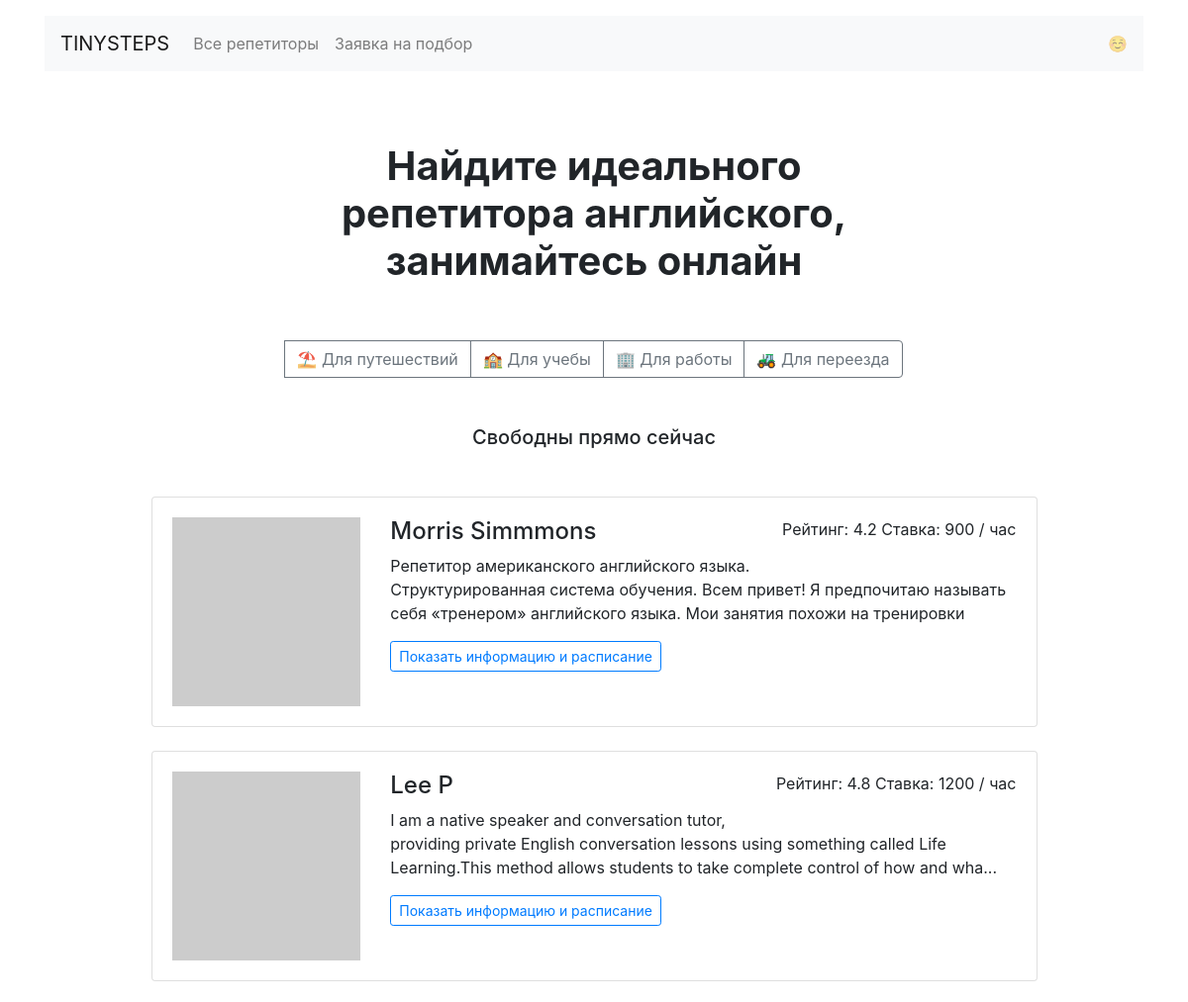
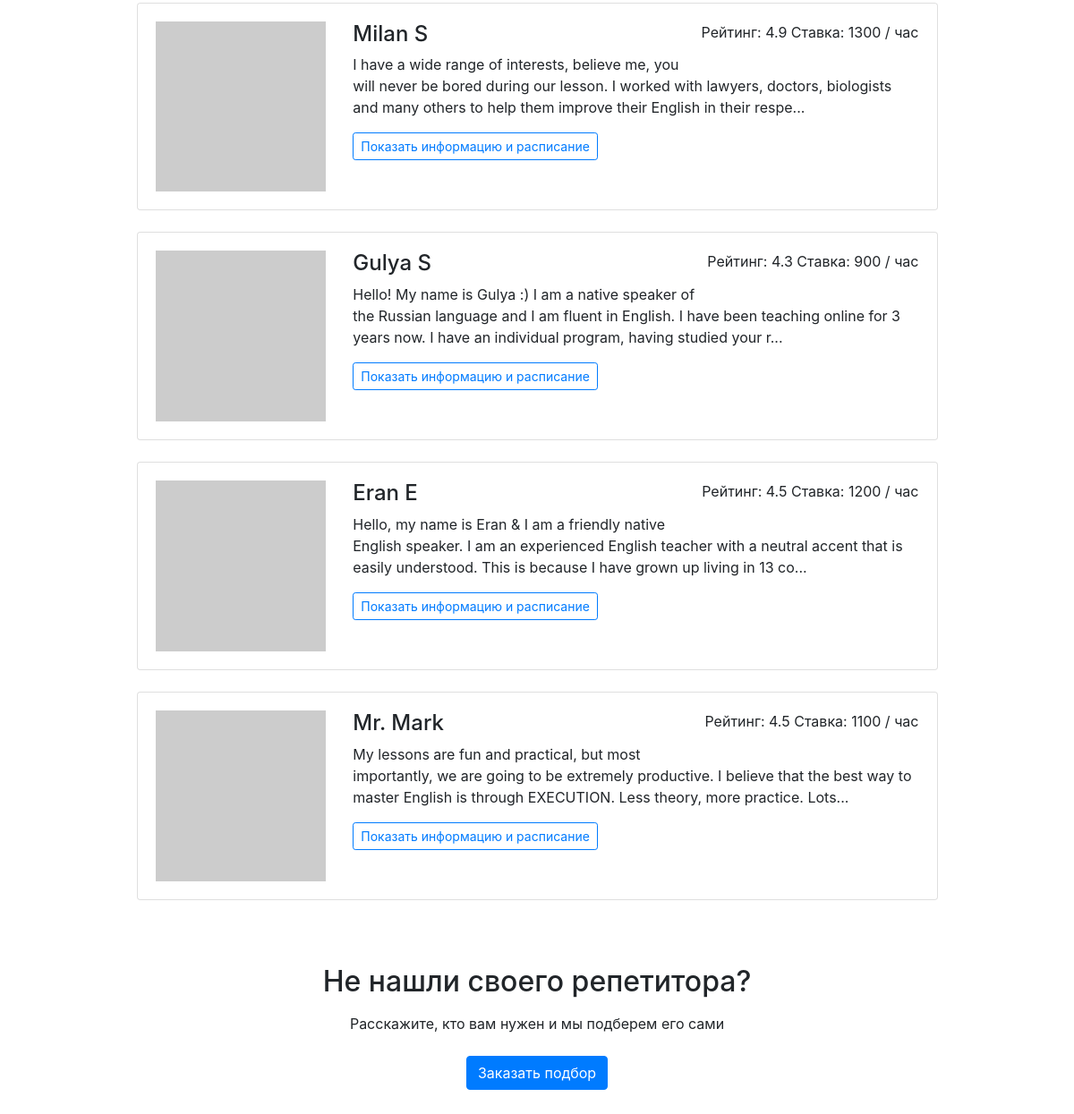
The page / on the database its author committed (2 pictures, top to bottom).
### app.py (models this page shows)
class Goal(db.Model):
    __tablename__ = 'goals'
    id = db.Column(db.Integer, primary_key=True)
    name = db.Column(db.String, nullable=False, unique=True)
    users_name = db.Column(db.String, nullable=False)
    picture = db.Column(db.String, nullable=False)
    requests = db.relationship('Request')
    teachers = db.relationship('Teacher',
                            secondary=goals_asso,
                            back_populates='goals')

class Teacher(db.Model):
    __tablename__ = 'teachers'
    id = db.Column(db.Integer, primary_key=True)
    name = db.Column(db.String, nullable=False, unique=True)
    about = db.Column(db.Text, nullable=False)
    rating = db.Column(db.Float)
    price = db.Column(db.Integer, nullable=False)
    picture = db.Column(db.String, nullable=False)
    schedule = db.relationship('Schedule')
    goals = db.relationship('Goal',
                            secondary=goals_asso,
                            back_populates='teachers')

### app.py (the view)
@app.route('/')
def main():
    goals = [goal for goal in Goal.query.all()]
    teachers_id = [teacher.id for teacher in Teacher.query.distinct()]
    random_id_list = random.choices(teachers_id, k=6)
    random_teachers = [teacher for teacher in Teacher.query.filter(Teacher.id.in_(random_id_list)).all()]
    return render_template('index.html', goals=goals, teachers=random_teachers)

### templates/index.html (shortened to what this page needs)
{% extends 'base.html' %}
{% block container %}
<main class="container mt-3">
<main class="container mt-3 mb-5">
  <a>
    <h1 class="h1 text-center mx-auto mt-4 py-5"><strong>Найдите идеального <br>репетитора английского, <br>занимайтесь
        онлайн</strong></h1>
    <div class="text-center mb-5">
      <div class="btn-group mx-auto mb-0" role="group" aria-label="Basic example">
          {% for goal in goals %}
            <a href=/goals/{{ goal.name }}/ class="btn btn-outline-secondary">{{ goal.picture }} {{ goal.users_name }}</a>
            {% endfor %}
      </div>
    </div>
    <h2 class="h5 text-center mb-5">Свободны прямо сейчас</h2>
    <div class="row">
      <div class="col-12 col-lg-10 offset-lg-1 m-auto">
          {% for teacher in teachers %}
          <div class="card mb-4">
            <div class="card-body">
              <div class="row">
                <div class="col-3">
                    <a href=/profiles/{{ teacher.id }}/>
                      <img src={{ teacher.picture }} class="img-fluid" alt="">
                    </a>
                </div>
                <div class="col-9">
                  <p class="float-right">Рейтинг: {{ teacher.rating }} Ставка: {{ teacher.price }} / час</p>
                  <h2 class="h4">{{ teacher.name }}</h2>
                  <p>{{ teacher.about | truncate(200, True)  }}</p>
                  <a href=/profiles/1/ class="btn btn-outline-primary btn-sm mr-3 mb-2">Показать информацию и
                    расписание</a>
                </div>
              </div>
            </div>
          </div>
          {% endfor %}
    <h2 class="text-center mt-5 mb-3">Не нашли своего репетитора?</h2>
    <p class="text-center mb-4">Расскажите, кто вам нужен и мы подберем его сами</p>
    <div class="text-center pb-5">
      <a href=/request/ class="btn btn-primary">Заказать подбор</a>
    </div>
</main>
</main>
{% endblock %}

### rows shown on the page
Goal: picture "⛱", users_name "Для путешествий"
Goal: picture "🏫", users_name "Для учебы"
Goal: picture "🏢", users_name "Для работы"
Goal: picture "🚜", users_name "Для переезда"
Teacher: rating "4.2", price "900", name "Morris Simmmons", about "Репетитор американского английского языка. Структурированная система обучения. Всем привет! Я предпочитаю называть себя «тренером» английского языка. Мои занятия похожи на тренировки"
Teacher: rating "4.8", price "1200", name "Lee P", about "I am a native speaker and conversation tutor, providing private English conversation lessons using something called Life Learning.This method allows students to take complete control of how and wha..."
Teacher: rating "4.9", price "1300", name "Milan S", about "I have a wide range of interests, believe me, you will never be bored during our lesson. I worked with lawyers, doctors, biologists and many others to help them improve their English in their respe..."
Teacher: rating "4.3", price "900", name "Gulya S", about "Hello! My name is Gulya :) I am a native speaker of the Russian language and I am fluent in English. I have been teaching online for 3 years now. I have an individual program, having studied your r..."
Teacher: rating "4.5", price "1200", name "Eran E", about "Hello, my name is Eran & I am a friendly native English speaker. I am an experienced English teacher with a neutral accent that is easily understood. This is because I have grown up living in 13 co..."
Teacher: rating "4.5", price "1100", name "Mr. Mark", about "My lessons are fun and practical, but most importantly, we are going to be extremely productive. I believe that the best way to master English is through EXECUTION. Less theory, more practice. Lots..."
